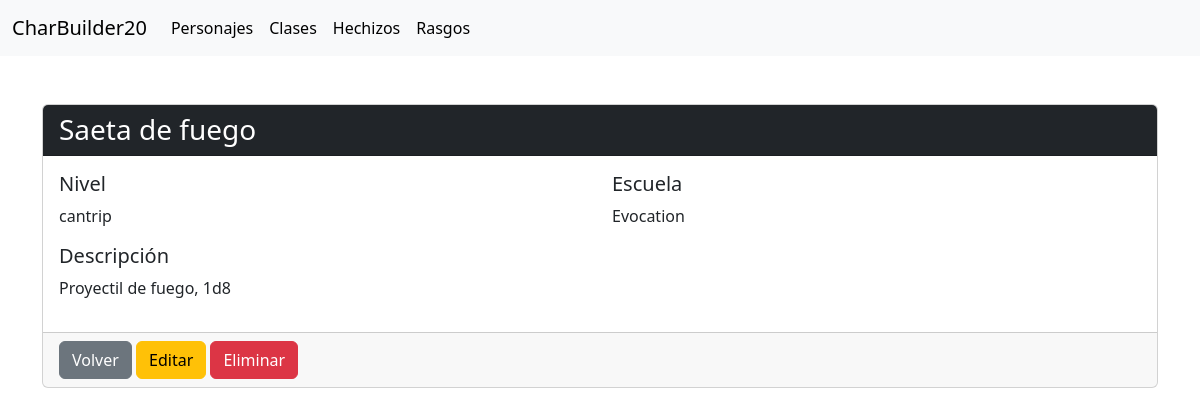
Page /spell/1/ on the committed database.
### App/models.py (models this page shows, shortened)
class Spells(models.Model):
    spell_name = models.CharField(max_length=100, unique=True)
    spell_level = models.CharField(max_length=30)
    spell_school = models.CharField(max_length=50)
    spell_desc = models.CharField(max_length=255)

### App/views.py (the view)
# urls.py: path('spell/<int:pk>/', views.spell_detail, name='spell_detail'),
def spell_detail(request, pk):
    spell = get_object_or_404(Spells, pk=pk)
    return render(request, 'App/spell_detail.html', {'spell': spell})

### App/templates/App/spell_detail.html (shortened to what this page needs)
{% extends "layout/base.html" %}
{% block content %}
<div class="container mt-5">
  <div class="card">
    <div class="card-header bg-dark text-white">
      <h3 class="mb-0">{{ spell.spell_name }}</h3>
    </div>
    <div class="card-body">
      <div class="row mb-3">
        <div class="col-md-6">
          <h5 class="card-title">Nivel</h5>
          <p class="card-text">{{ spell.spell_level }}</p>
        </div>
        <div class="col-md-6">
          <h5 class="card-title">Escuela</h5>
          <p class="card-text">{{ spell.spell_school }}</p>
        </div>
      </div>
      <div class="mb-3">
        <h5 class="card-title">Descripción</h5>
        <p class="card-text">{{ spell.spell_desc }}</p>
      </div>
    </div>
    <div class="card-footer">
      <a href="{% url 'spell_list' %}" class="btn btn-secondary">Volver</a>
      <a href="{% url 'spell_edit' spell.pk %}" class="btn btn-warning">Editar</a>
      <form action="{% url 'spell_delete' spell.pk %}" method="post" class="d-inline">
        <button type="submit" class="btn btn-danger">Eliminar</button>
      </form>
    </div>
  </div>
</div>
{% endblock %}

### rows in the picture
Spells: spell_name "Saeta de fuego", spell_level "cantrip", spell_school "Evocation", spell_desc "Proyectil de fuego, 1d8"
